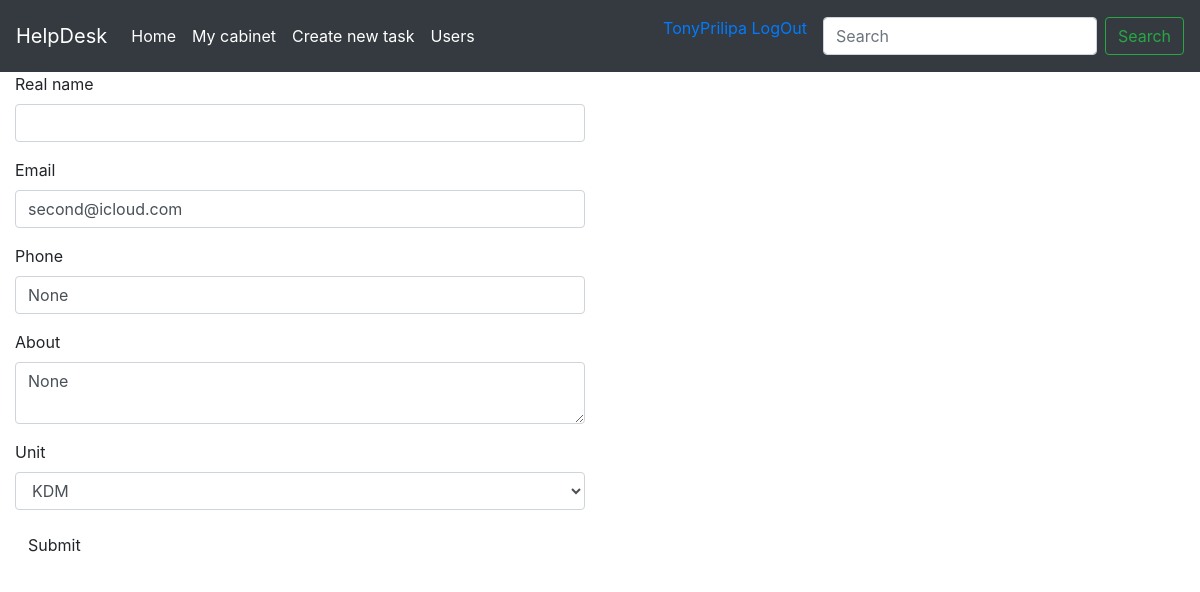
Page /users/edit-profile/Second (signed in) on the committed database.
### models.py (models this page shows, shortened)
class User(UserMixin, db.Model):
    __tablename__ = 'users'
    id = db.Column(db.Integer, primary_key=True)
    username = db.Column(db.String(64), unique=True)
    email = db.Column(db.String(64), unique=True)
    password_hash = db.Column(db.String(128))
    real_name = db.Column(db.String(32))
    phone = db.Column(db.String(32))
    about = db.Column(db.Text(140))
    unit_id = db.Column(db.Integer, db.ForeignKey('units.id'))
    role_id = db.Column(db.Integer, db.ForeignKey('roles.id'))
    @property
    def password(self):
        raise AttributeError('password is not readable attribute')

### users/blueprint.py (the view)
@users.route('/edit-profile/<username>', methods=['GET', 'POST'])
@login_required
def edit_profile(username):
    form = EditProfileForm()
    user = User.query.filter_by(username=username).first()
    if form.validate_on_submit():
        user.real_name = form.real_name.data
        user.phone = form.phone.data
        user.about = form.about.data
        user.email = form.email.data
        user.unit = Unit.query.filter_by(name=form.unit.data).first()
        db.session.add(user)
        db.session.commit()
        return redirect(url_for('users.cabinet', username=username))
    elif request.method == 'GET':
        form.real_name.data = user.real_name
        form.phone.data = (user.phone or 'None')
        form.about.data = (user.about or 'None')
        form.email.data = (user.email)
    return render_template('users/edit_profile.html', form=form)

### users/form.py
class EditProfileForm(FlaskForm):
    real_name = StringField('Real name')
    email = StringField('Email', validators=[DataRequired(), Email()])
    phone = StringField('Phone')
    about = TextAreaField('About')
    unit = SelectField('Unit', choices=available_units(), validators=[DataRequired()])
    submit = SubmitField('Submit')

### models.py (called while the page is built)
@login_manager.user_loader
def load_user(user_id):
    return User.query.get(int(user_id))

### users/templates/users/edit_profile.html (shortened to what this page needs)
{% extends 'base.html' %}
{% import 'bootstrap/wtf.html' as wtf %}
{% block content %}
<div class="col-md-6">
    {{ wtf.quick_form(form) }}
</div>
{% endblock %}

### templates/base.html (shortened to what this page needs)
<!DOCTYPE html>
<html lang="en">
<head>
    <link rel="stylesheet" href="https://stackpath.bootstrapcdn.com/bootstrap/4.4.1/css/bootstrap.min.css">
</head>
<body>
<nav class="navbar navbar-expand-lg navbar-dark bg-dark">
  <a class="navbar-brand" href="{{url_for('index')}}">HelpDesk</a>
  <div class="collapse navbar-collapse" id="navbarSupportedContent">
    <ul class="navbar-nav mr-auto">
      <li class="nav-item active">
        <a class="nav-link" href="{{url_for('index')}}">Home</a>
      </li>
      <li class="nav-item active">
        <a class="nav-link" href="{{url_for('users.cabinet', username=current_user.username)}}">My cabinet</a>
      </li>
      <li class="nav-item active">
      <a class="nav-link" href="{{url_for('tickets.create')}}">Create new task</a>
      </li>
      <li class="nav-item active"><a class="nav-link" href="{{url_for('users.index')}}">Users</a></li>
    </ul>
      <ul>
          {% if current_user.username %}
        <a href="{{url_for('auth.logout')}}" class="nav-link">{{current_user.username}} LogOut</a>
        {% else %}
        <a href="{{url_for('auth.login')}}" class="nav-item active nav-link">LogIn</a>
        {% endif %}
      </ul>
    <form class="form-inline my-2 my-lg-0">
      <input class="form-control mr-sm-2" type="search" placeholder="Search" aria-label="Search">
      <button class="btn btn-outline-success my-2 my-sm-0" type="submit">Search</button>
    </form>
  </div>
</nav>
{% block content %} {% endblock %}
</body>
</html>

### rows in the picture
User: username "TonyPrilipa"
User: email "second@icloud.com", phone "None", about "None", unit "KDM"
